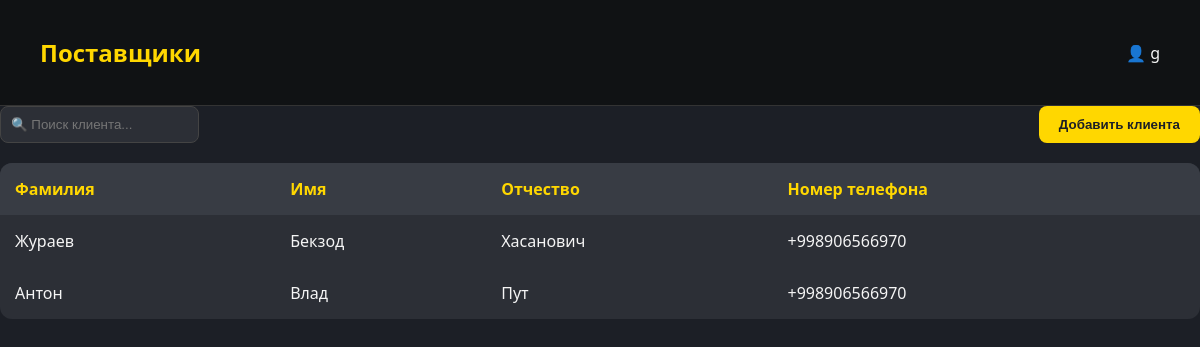
Page /provider/ (signed in) on the committed database.
### backend/models.py (models this page shows)
class Profile(models.Model):
    POSITION_CHOICES = [
        ("manager", "Менеджер"),
        ("admin", "Администратор"),
        ("accountant", "Бухгалтер"),
        ("supplier", "Снабженец"),
        ("chief", "Главный ЦЕХа"),
        ("chief_staff", "Сотрудник ЦЕХа"),
        ("delivery_cheif", "Главный доставщик"),
        ("delivery", "Доставщик"),
        ("installer_cheif", "Главный установщик"),
        ("installer", "Установщик"),
        ("technologist_cheif", "Главный Технолог"),
        ("technologist", "Технолог"),
        ("designer_cheif", "Главный дизайнер"),
        ("designer", "Дизайнер"),
        ("qa_cheif", "Главный сотрудник контроля качества"),
        ("qa_staff", "Сотрудник контроля качества"),
        ("sales_marketing", "Соц. маркетолог"),
        ("sales_call", "Сотрудник колл-центра"),
    ]
    username = models.OneToOneField(User, on_delete=models.CASCADE, related_name='profile')
    name = models.CharField(max_length=200, null=True, blank=True, default=None)
    lastname = models.CharField(max_length=200, null=True, blank=True, default=None)
    middle_name = models.CharField(max_length=200, null=True, blank=True, default=None)
    date_birth = models.DateField(null=True, blank=True, default=None)
    phone = PhoneNumberField(blank=True)
    adress = models.CharField(max_length=200,blank=True)
    last_job=models.CharField(max_length=200,blank=True)
    work_exp=models.CharField(max_length=200,blank=True)
    position = models.CharField(max_length=20, choices=POSITION_CHOICES)
    hobby=models.CharField(max_length=60,blank=True)
    photo = models.ImageField(blank=True, upload_to='pictures/',null=True)
    approve=models.BooleanField(default=False)
    archive=models.BooleanField(default=True)
    balance = models.DecimalField(max_digits=10, decimal_places=2,default=0)
    salary_pure=models.DecimalField(max_digits=10, decimal_places=2,default=0)
    salary_black=models.DecimalField(max_digits=10, decimal_places=2,default=0)
    approve_accounting=models.BooleanField(default=False)

class Provider(models.Model):
    name = models.CharField(max_length=200, null=True, blank=True, default=None)
    lastname = models.CharField(max_length=200, null=True, blank=True, default=None)
    middle_name = models.CharField(max_length=200, null=True, blank=True, default=None)
    phone = PhoneNumberField()

### backend/views.py (the view)
# urls.py: path('provider/',views.ProviderView.as_view(),name='provider'),
class ProviderView(LoginRequiredMixin,TemplateView):
   template_name = 'provider.html'
   login_url = reverse_lazy('login')
   def get_context_data(self, *, object_list=None, **kwargs):
      context = super().get_context_data(**kwargs)
      search = self.request.GET.get('search')
      profile=self.request.user.profile
      if search:
         context['profile'] = Provider.objects.filter(Q(name__icontains=search) |
        Q(lastname__icontains=search) |
        Q(middle_name__icontains=search))
      else:
         context['profile'] = Provider.objects.all()
      return context

### backend/templates/provider.html (shortened to what this page needs)
{% if request.user.profile.approve %}
<!DOCTYPE html>
<html lang="ru">
<head>
</head>
<body>
  <header>
    <h1>Поставщики</h1>
    <div>👤 {{request.user.profile.name}}</div>
  </header>
    <div class="top-bar">
     <form action="" method="GET">
      <input type="text" name="search" placeholder="🔍 Поиск клиента...">
       </form>
        <button onclick="window.location.href='{% url 'provider_add' %}'">Добавить клиента</button>
    </div>
     <div id="individual-fields">
    <table>
      <thead>
        <tr>
          <th>Фамилия</th>
          <th>Имя</th>
          <th>Отчество</th>
           <th>Номер телефона</th>
        </tr>
      </thead>
      {% for item in profile %}
      <tbody>
        <tr>
          <td>{{item.name}}</td>
          <td>{{item.lastname}}</td>
          <td>{{item.middle_name}}</td>
          <td>{{item.phone}}</td>
        </tr>
      </tbody>
      {% endfor %}
       </table>
      </div>
</body>
</html>
{% else %}
{% include 'waiting.html' %}
{% endif %}

### backend/templates/provider.html (style rules this page uses)
body { margin: 0; font-family: 'Segoe UI', Tahoma, Geneva, Verdana, sans-serif; background-color: #1c1f26; color: #f5f5f5; }
header { background: #101214; padding: 20px 40px; display: flex; justify-content: space-between; align-items: center; border-bottom: 1px solid #333; }
header h1 { color: #ffd700; font-weight: 600; font-size: 24px; }
.top-bar { display: flex; justify-content: space-between; margin-bottom: 20px; }
.top-bar input[type="text"] { flex: 1; padding: 10px; border-radius: 8px; border: 1px solid #444; background-color: #2c2f36; color: #f5f5f5; margin-right: 10px; }
.top-bar button { background-color: #ffd700; border: none; padding: 10px 20px; border-radius: 8px; color: #1c1f26; cursor: pointer; font-weight: 600; }
table { width: 100%; border-collapse: collapse; background-color: #2c2f36; border-radius: 12px; overflow: hidden; }
th, td { padding: 15px; text-align: left; }
th { background-color: #383c44; color: #ffd700; }

### rows in the picture
Provider: name "Жураев", lastname "Бекзод", middle_name "Хасанович", phone "+998906566970"
Provider: name "Антон", lastname "Влад", middle_name "Пут", phone "+998906566970"

### other values in the picture
{{ request.user.profile.name }} "g"
